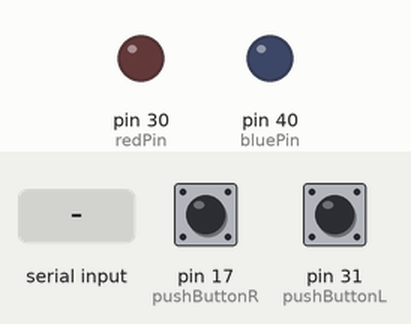
This sketch was run on a simulated Arduino Mega 2560, built with avr-gcc and run on an emulated ATmega2560. On the bench: output pins drawn as LEDs (lit = HIGH). Inputs (shaded band) come from the test bench; at power-on: pin 17 (pushButtonR) HIGH, pin 31 (pushButtonL) HIGH. What the sketch prints to the serial monitor is not drawn.

Above: at 1.2 s.
1.3 s: "0" received over Serial
At 2.2 s:
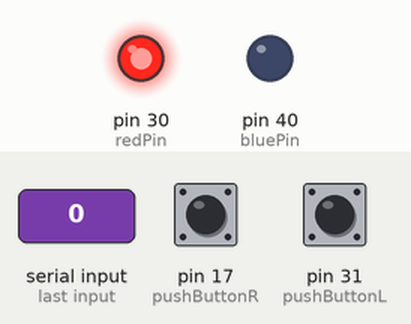
8.5 s: "1" received over Serial
At 8.9 s:
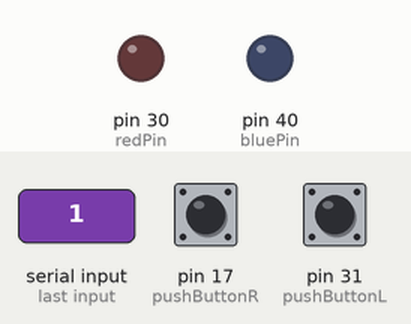
Timing chart, 0 to 11.5 s (numbered marks = the images above; inputs shaded):
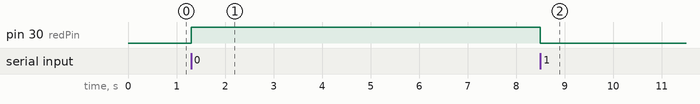

Measured:
- after the input at 1.3 s, pin 30 (redPin): LOW → HIGH at once
- after the input at 8.5 s, pin 30 (redPin): HIGH → LOW at once

The sketch:

EnergiaChipSync.ino
```cpp
int pushButtonR = 17;
int pushButtonL = 31;
int bluePin = 40;
int redPin = 30;

void setup() {
  Serial.begin(115200);
  pinMode(pushButtonR, INPUT_PULLUP);
  pinMode(pushButtonL, INPUT_PULLUP);
  pinMode(redPin, OUTPUT);
  pinMode(bluePin, OUTPUT);
  }

int old_someR = 1;
int old_someL = 1;


void loop() {

  int on = Serial.read();


  if(on=='0'){
    digitalWrite(redPin, HIGH);   // sets the LED on
  }
  if(on=='1'){
    digitalWrite(redPin, LOW);   // sets the LED off
  }

  int buttonStateR = digitalRead(pushButtonR);
  int buttonStateL = digitalRead(pushButtonL);

  int someR = digitalRead(pushButtonR);
  int someL = digitalRead(pushButtonL);

  if(buttonStateR==0){
          Serial.print('R');
  }
  if(buttonStateR==1){
          Serial.print('E');
  }
  if(buttonStateL==0){
          Serial.print('L');
  }
  if(buttonStateL==1){
          Serial.print('N');
  }


}
```
